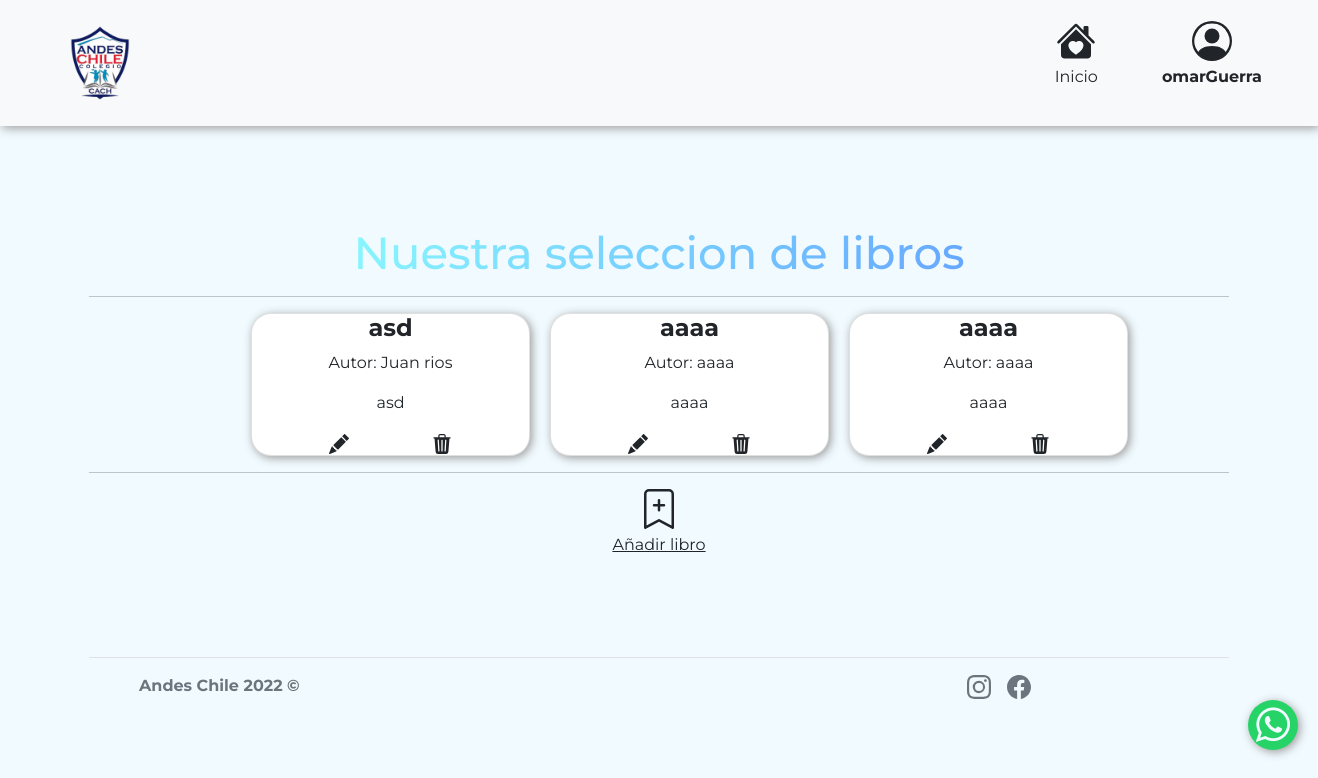
The app's page /biblioteca/ (signed in) with its own data.
### rest_taller/models.py (models this page shows, shortened)
class Libro(models.Model):
    sku = models.AutoField(primary_key=True, verbose_name='id')
    autor = models.CharField(max_length=100,null=True, verbose_name='Nombre autor')
    nombreLibro = models.CharField(max_length=100,null=True, verbose_name='Nombre libro')
    genero = models.CharField( max_length=50,verbose_name='Nombre genero')

### biblioteca/views.py (the view)
# urls.py: path('',listar_libros,name="listar_libros"),
def listar_libros(request):
    books = Libro.objects.all()
    datos = {'listar_libros':books}
    return render(request,'biblioteca/biblioteca.html',datos)

### biblioteca/templates/biblioteca/biblioteca.html (shortened to what this page needs)
<!DOCTYPE html>
<html lang="es">
<head>
    {% load static %}
    <link rel="stylesheet" href="https://cdn.jsdelivr.net/npm/bootstrap-icons@1.7.2/font/bootstrap-icons.css">
    <link rel="stylesheet" href="https://stackpath.bootstrapcdn.com/font-awesome/4.7.0/css/font-awesome.min.css">
    <link href="{% static 'biblioteca/css/bootstrap.min.css'%}" rel="stylesheet">
    <link rel="stylesheet" href="{% static 'biblioteca/css/style.css'%}">
    <link rel="stylesheet" href="{% static 'biblioteca/css/styleAPI.css'%}">
</head>
<body>
    <nav id="navegador" class="navbar navbar-expand-lg navbar-light bg-light fixed-top col-12">
        <a class="navbar-brand" href="#"><img src="{% static 'equipo/img/logo.png'%}" width="100" height="100" alt="..."> </a>
        <div class="collapse navbar-collapse" id="navbarSupportedContent">
            <ul class="navbar-nav ms-auto mb-2 mb-lg-0 bg-light">
                <li class="nav-item align-items-center text-center">
                    <a href="{% url 'index' %}" class="nav-link text-dark">
                        Inicio
                    </a>
                </li>
                {% if user.is_authenticated %}
                <li class="nav-item align-items-center text-center px-5">
                    <a href="{% url 'loginGoogle' %}" class="nav-link text-dark">
                        <p class="text-center textMayus"><b>{{ user.username }}</b></p>
                    </a>
                </li>
                {% endif %}
            </ul>
        </div>
    </nav>
    <section id="Comunidad" class="container section-padding">
        <h2 class="text-center"><span class="h2Comunidad">Nuestra seleccion de libros</span></h2>
        <hr>
        <div class="container-fluid align-items-center text-center" style="align-items: center;">
            <div class="row col-lg-12 contentCard " style="gap: 20px; margin-left: 150px;">
                {% for lis in listar_libros %}
                <div class="card col-lg-3 text-center align-items-center" style="align-items: center;">
                    <div class="container-fluid ">
                        <div>
                            <h4><b>{{lis.nombreLibro}}</b></h4>
                        </div>
                        <div>
                            <p>Autor: {{lis.autor}}</p>
                        </div>
                        <div>
                            <p>{{lis.genero}}</p>
                        </div>
                        {% if user.is_authenticated %}
                        <div class="row">
                            <div class="col-md-6">
                            <a href="{% url 'modificarLibro' lis.sku %} " class="text-dark">
                            </a>
                            </div>
                            <div class="col-md-6">
                            <a href="{% url 'eliminarLibro' lis.sku %} " name="btnEliminar" class="text-dark ">
                            </a>
                            </div>
                        </div>
                        {% endif %}
                    </div>
                </div>
                {% endfor %}
            </div>
        </div>
        <hr>
        {% if user.is_authenticated %}
        <div class="align-items-center text-center">
            <a href="{% url 'agregarLibro' %}" class="text-dark">
                   Añadir libro
            </a>
        </div>
        {% endif %}
    </section>
    <footer class="container d-flex flex-wrap justify-content-between align-items-center py-3 border-top ">
        <div class="col-md-4 d-flex align-items-center ">
            <a href="/ " class="mb-3 me-2 mb-md-0 text-muted text-decoration-none lh-1 ">
                <svg class="bi " width="30 " height="24 ">
                    <use xlink:href="#bootstrap "></use>
                </svg>
            </a>
            <span class="text-muted "><strong>Andes Chile 2022 &copy;</strong></span>
        </div>
        <ul class="nav col-md-4 justify-content-end ">
            <li class="ms-3 ">
                <a class="text-muted " href="https://www.instagram.com/cach.colegioandeschile/ ">
                </a>
            </li>
            <li class="ms-3 "><a class="text-muted " href="https://www.facebook.com/colegioandeschile "></a></li>
        </ul>
        <div class="btn-float ">
            <a href="https://wa.me/56949147149?text=Hola,%20estoy%20busca%20de%20información,%20mi%20consulta%20es%20la%20siguiente: " class="whatsapp " target="_blank "><i class="fa fa-whatsapp whatsapp-icon "></i></a>
        </div>
    </footer>
</body>
</html>

### biblioteca/static/biblioteca/css/style.css (style rules this page uses)
* { font-family: 'Montserrat', sans-serif; }
body { background: #f1fbff; }
#Comunidad { border-bottom: 0%; }
.navbar-brand { margin-left: 50px; }
.section-padding { padding: 100px 0; }
.contentCard { align-items: center; }
.card { border-radius: 20px; box-shadow: 2px 2px 10px #999; column-gap: 15px; }
.h2Comunidad { font-size: 45px; -webkit-background-clip: text; background-clip: text; -webkit-text-fill-color: transparent; background-image: linear-gradient(120deg, #89f7fe 0%, #66a6ff 100%); }
.navbar { box-shadow: 2px 2px 10px #999; position: sticky; top: 0; }
.whatsapp { position: fixed; width: 70px; height: 70px; bottom: 50px; right: 20px; background-color: #25d366; color: #FFF; border-radius: 80px; text-align: center; font-size: 35px; z-index: 1; box-shadow: 2px 2px 10px #999; }
.whatsapp-icon { margin-top: 10px; font-size: 50px; color: #f1fbff; }
@media only screen and (min-width: 320px) { .whatsapp { position: fixed; width: 50px; height: 50px; bottom: 50px; right: 20px; background-color: #25d366; color: #FFF; border-radius: 80px; text-align: center; font-size: 35px; z-index: 1; } }
@media only screen and (min-width: 320px) { .whatsapp-icon { margin-top: 5px; font-size: 40px; color: #f1fbff; } }

### records on screen
Libro: nombreLibro "asd", autor "Juan rios", genero "asd"
Libro: nombreLibro "aaaa", autor "aaaa", genero "aaaa"
Libro: nombreLibro "aaaa", autor "aaaa", genero "aaaa"

### other values on screen
{{ user.username }} "omarGuerra"
